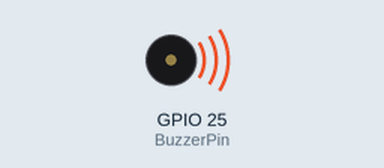
Bench run of a program on a simulated Raspberry Pi (BCM pin numbers). Parts: buzzer (waves = sounding).

Above: at 0.15 s.
At 9.6 s:
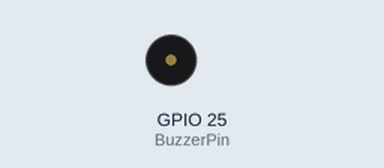
Timing chart, 0 to 13.8 s (numbered marks = the images above):
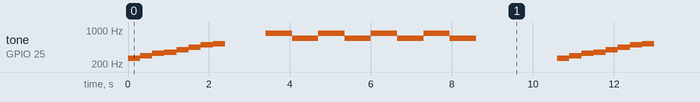

Measured:
- by itself, tone on GPIO 25 (BuzzerPin): repeats every 10.6 s: 294 Hz 0.30 s, 330 Hz 0.30 s, 349 Hz 0.30 s, 392 Hz 0.30 s, 440 Hz 0.30 s, 494 Hz 0.30 s, 523 Hz 0.30 s, silent 1.0 s, 4 × (850 Hz 0.65 s, 680 Hz 0.65 s), silent 2.0 s, 262 Hz 0.30 s

The program:

11_buzzer.py
```python
# See
#  http://osoyoo.com/ja/2017/06/28/raspberry-pi-3-buzzer/
#  http://www6.plala.or.jp/empty_space/note0122.html

import RPi.GPIO as GPIO
import time

BuzzerPin = 25    # GPIO 25

SCALE_Hz = [262, 294, 330, 349, 392, 440, 494, 523]
Pi_Hz = 850    # 960 For home use 850
Po_Hz = 680    # 770 For home use 680

def setup():
        GPIO.setmode(GPIO.BCM)
        GPIO.setup(BuzzerPin, GPIO.OUT)
        GPIO.output(BuzzerPin, GPIO.LOW)

def loop():
        while True:
                p = GPIO.PWM(BuzzerPin, 1)
                p.start(50)
                for Hz in SCALE_Hz:
                        p.ChangeFrequency(Hz)
                        time.sleep(0.3)
                p.stop()
                time.sleep(1)

                p.start(50)
                for i in range(0, 4) :
                        p.ChangeFrequency(Pi_Hz)
                        time.sleep(0.65)
                        p.ChangeFrequency(Po_Hz)
                        time.sleep(0.65)
                p.stop()
                time.sleep(2)
def destroy():
        GPIO.output(BuzzerPin, GPIO.LOW)
        GPIO.cleanup() # Release resource

if __name__ == '__main__': # Program start from here
        setup()
        try:
                loop()
        except KeyboardInterrupt: # When 'Ctrl+C' is pressed, the child program destroy() will be executed.
                destroy()
```
